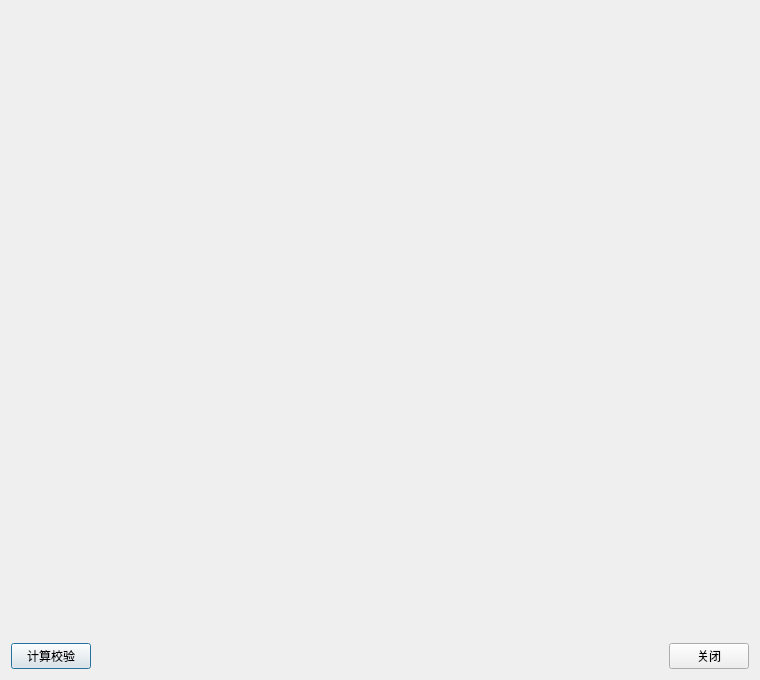
<?xml version='1.0' encoding='utf-8'?>
<ui version="4.0">
 <class>FormFileCheck</class>
 <widget class="QDialog" name="FormFileCheck">
  <property name="geometry">
   <rect>
    <x>0</x>
    <y>0</y>
    <width>760</width>
    <height>680</height>
   </rect>
  </property>
  <property name="windowTitle">
   <string>文件校验</string>
  </property>
  <layout class="QVBoxLayout" name="verticalLayout" stretch="0,1,0">
   <item>
    <widget class="FormFileRange" name="fileRange" native="true">
     <property name="toolTip">
      <string>校验所选范围的文件原始字节。</string>
     </property>
    </widget>
   </item>
   <item>
    <widget class="FormCheckPanel" name="checkPanel" native="true" />
   </item>
   <item>
    <layout class="QHBoxLayout" name="buttonLayout">
     <item>
      <widget class="QPushButton" name="button_calculateCheck">
       <property name="text">
        <string>计算校验</string>
       </property>
       <property name="default">
        <bool>true</bool>
       </property>
      </widget>
     </item>
     <item>
      <spacer name="buttonSpacer">
       <property name="orientation">
        <enum>Qt::Horizontal</enum>
       </property>
       <property name="sizeHint" stdset="0">
        <size>
         <width>40</width>
         <height>20</height>
        </size>
       </property>
      </spacer>
     </item>
     <item>
      <widget class="QPushButton" name="button_close">
       <property name="text">
        <string>关闭</string>
       </property>
      </widget>
     </item>
    </layout>
   </item>
  </layout>
 </widget>
 <customwidgets>
  <customwidget>
   <class>FormFileRange</class>
   <extends>QWidget</extends>
   <header>FormFileRange.h</header>
   <container>1</container>
  </customwidget>
  <customwidget>
   <class>FormCheckPanel</class>
   <extends>QWidget</extends>
   <header>FormCheckPanel.h</header>
   <container>1</container>
  </customwidget>
 </customwidgets>
 <resources />
 <connections />
</ui>
